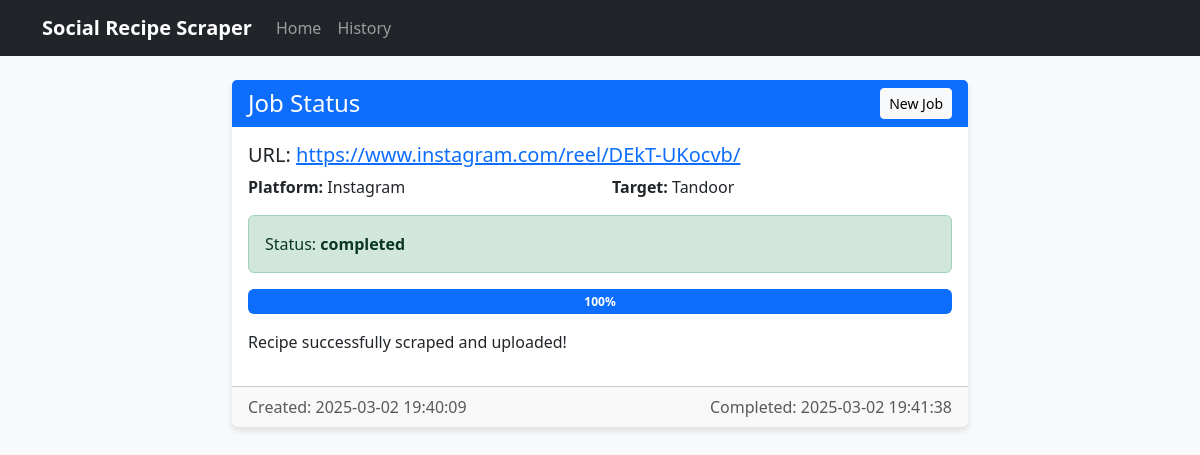
/job/687c0bc2-0605-41ad-acb3-95545d92c178, run on the app's committed database.
### models.py (models this page shows, shortened)
class Job(db.Model):
    id = db.Column(db.String(36), primary_key=True)
    url = db.Column(db.String(512), nullable=False)
    platform = db.Column(db.String(50), nullable=False)
    target = db.Column(db.String(50), nullable=False)
    status = db.Column(db.String(20), default='pending')  # pending, processing, completed, failed
    progress = db.Column(db.Integer, default=0)
    message = db.Column(db.String(512))
    result = db.Column(db.Text)
    result_url = db.Column(db.String(512))
    created_at = db.Column(db.DateTime, default=datetime.now)
    completed_at = db.Column(db.DateTime)

### app.py (the view)
@app.route('/job/<job_id>')
def view_job(job_id):
    job = Job.query.get_or_404(job_id)
    return render_template('job.html', job=job)

### templates/job.html (shortened to what this page needs)
{% extends "base.html" %} {% block title %}Job Status{% endblock %} {% block
content %}
<div class="row justify-content-center">
  <div class="col-md-8">
    <div class="card">
      <div
        class="card-header bg-primary text-white d-flex justify-content-between align-items-center"
      >
        <h4 class="mb-0">Job Status</h4>
        <a href="{{ url_for('index') }}" class="btn btn-sm btn-light"
          >New Job</a
        >
      </div>
      <div class="card-body">
        <h5>URL: <a href="{{ job.url }}" target="_blank">{{ job.url }}</a></h5>
        <div class="row mb-3">
          <div class="col">
            <strong>Platform:</strong> {{ job.platform|capitalize }}
          </div>
          <div class="col">
            <strong>Target:</strong> {{ job.target|capitalize }}
          </div>
        </div>
        <div id="job-status">
          <div
            class="alert alert-{{ 'success' if job.status == 'completed' else 'info' if job.status == 'processing' else 'danger' if job.status == 'failed' else 'secondary' }}"
          >
            Status: <strong>{{ job.status }}</strong>
          </div>
          <div class="progress mb-3" id="progress-bar">
            <div
              class="progress-bar"
              role="progressbar"
              style="width: {{ job.progress }}%;"
              aria-valuenow="{{ job.progress }}"
              aria-valuemin="0"
              aria-valuemax="100"
            >
              {{ job.progress }}%
            </div>
          </div>
          <div id="status-message" class="mb-3">
            {{ job.message or 'Waiting to start...' }}
          </div>
        </div>
      </div>
      <div class="card-footer text-muted">
        <div class="d-flex justify-content-between">
          <span
            >Created: {{ job.created_at.strftime('%Y-%m-%d %H:%M:%S') }}</span
          >
          {% if job.completed_at %}
          <span
            >Completed: {{ job.completed_at.strftime('%Y-%m-%d %H:%M:%S')
            }}</span
          >
          {% endif %}
        </div>
      </div>
    </div>
  </div>
</div>
{% endblock %}

### static/css/style.css (style rules this page uses)
body { min-height: 100vh; display: flex; flex-direction: column; background-color: #f8f9fa; }
.card { box-shadow: 0 4px 6px rgba(0, 0, 0, 0.1); border: none; }
.card-header { border-bottom: none; }
.progress { height: 25px; }
.progress-bar { font-weight: bold; }

### data on the page
Job: url "https://www.instagram.com/reel/DEkT-UKocvb/", platform "Instagram", target "Tandoor", status "completed", progress "100", message "Recipe successfully scraped and uploaded!", created_at "2025-03-02 19:40:09", completed_at "2025-03-02 19:41:38"
